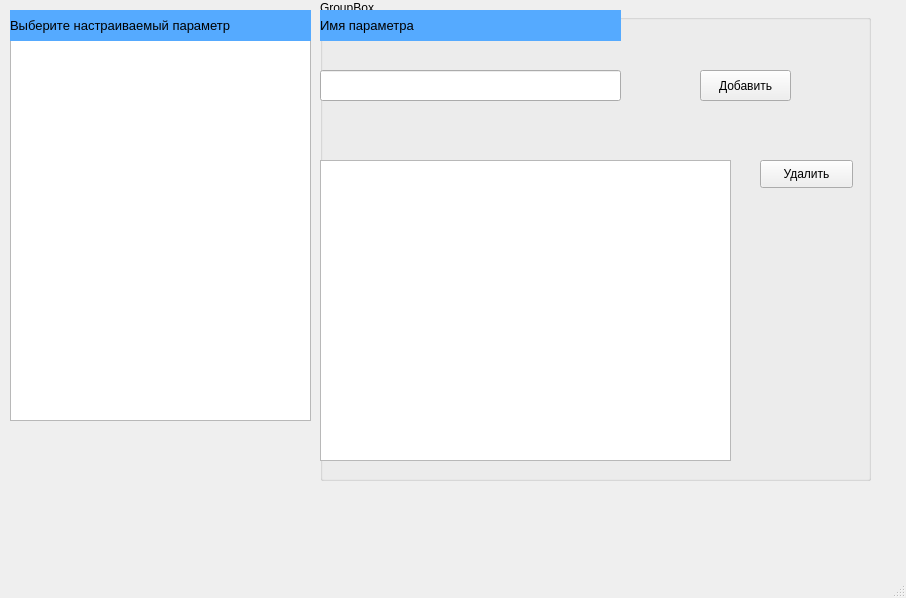
<?xml version="1.0" encoding="UTF-8"?>
<ui version="4.0">
 <class>MainWindow</class>
 <widget class="QMainWindow" name="MainWindow">
  <property name="geometry">
   <rect>
    <x>0</x>
    <y>0</y>
    <width>906</width>
    <height>598</height>
   </rect>
  </property>
  <property name="windowTitle">
   <string>MainWindow</string>
  </property>
  <widget class="QWidget" name="centralwidget">
   <widget class="QListWidget" name="listWidget">
    <property name="geometry">
     <rect>
      <x>10</x>
      <y>40</y>
      <width>301</width>
      <height>381</height>
     </rect>
    </property>
   </widget>
   <widget class="QLabel" name="label">
    <property name="geometry">
     <rect>
      <x>10</x>
      <y>10</y>
      <width>301</width>
      <height>31</height>
     </rect>
    </property>
    <property name="font">
     <font>
      <pointsize>10</pointsize>
     </font>
    </property>
    <property name="styleSheet">
     <string notr="true">background-color: rgb(85, 170, 255);</string>
    </property>
    <property name="text">
     <string>Выберите настраиваемый параметр</string>
    </property>
   </widget>
   <widget class="QGroupBox" name="groupBox">
    <property name="geometry">
     <rect>
      <x>320</x>
      <y>0</y>
      <width>551</width>
      <height>481</height>
     </rect>
    </property>
    <property name="title">
     <string>GroupBox</string>
    </property>
    <widget class="QLabel" name="label_2">
     <property name="geometry">
      <rect>
       <x>0</x>
       <y>10</y>
       <width>301</width>
       <height>31</height>
      </rect>
     </property>
     <property name="font">
      <font>
       <pointsize>10</pointsize>
      </font>
     </property>
     <property name="styleSheet">
      <string notr="true">background-color: rgb(85, 170, 255);</string>
     </property>
     <property name="text">
      <string>Имя параметра</string>
     </property>
    </widget>
    <widget class="QLineEdit" name="lineEdit">
     <property name="geometry">
      <rect>
       <x>0</x>
       <y>70</y>
       <width>301</width>
       <height>31</height>
      </rect>
     </property>
    </widget>
    <widget class="QPushButton" name="pushButton">
     <property name="geometry">
      <rect>
       <x>380</x>
       <y>70</y>
       <width>91</width>
       <height>31</height>
      </rect>
     </property>
     <property name="text">
      <string>Добавить</string>
     </property>
    </widget>
    <widget class="QTableWidget" name="tableWidget">
     <property name="geometry">
      <rect>
       <x>0</x>
       <y>160</y>
       <width>411</width>
       <height>301</height>
      </rect>
     </property>
    </widget>
    <widget class="QPushButton" name="pushButton_2">
     <property name="geometry">
      <rect>
       <x>440</x>
       <y>160</y>
       <width>93</width>
       <height>28</height>
      </rect>
     </property>
     <property name="text">
      <string>Удалить</string>
     </property>
    </widget>
   </widget>
  </widget>
  <widget class="QMenuBar" name="menubar">
   <property name="geometry">
    <rect>
     <x>0</x>
     <y>0</y>
     <width>906</width>
     <height>26</height>
    </rect>
   </property>
  </widget>
  <widget class="QStatusBar" name="statusbar"/>
 </widget>
 <resources/>
 <connections/>
</ui>
